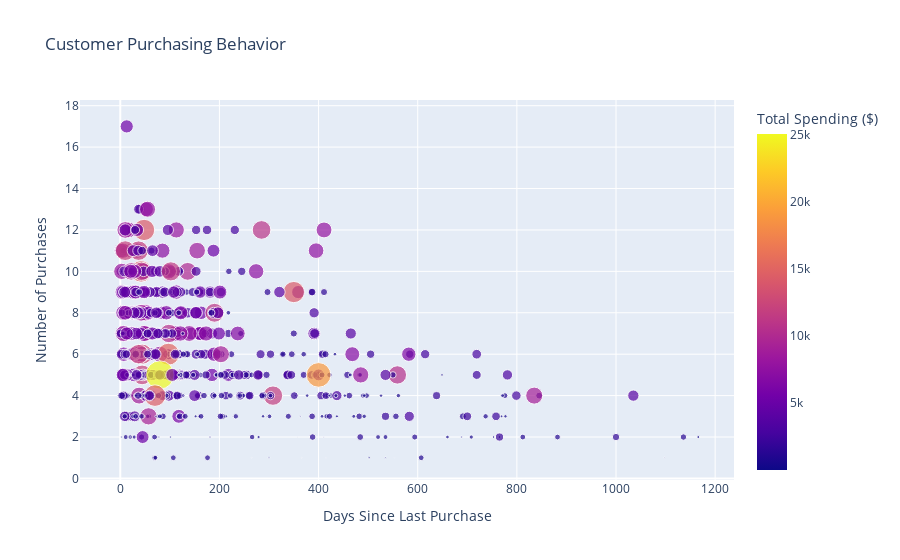

The code cell stored with this chart in its notebook:
### Markdown cell above
### 6. Bagaimana penyebaran pola perilaku pelanggan terbentuk?

### Code cell
# RFM Analysis
current_date = df['Order Date'].max() + pd.Timedelta(days=1)   
rfm = df.groupby('Customer ID').agg({
    'Order Date': lambda x: (current_date - x.max()).days,
    'Order ID': 'nunique',
    'Sales': 'sum'
}).reset_index()

rfm.columns = ['Customer ID', 'Recency', 'Frequency', 'Monetary']

fig9 = px.scatter(rfm, x='Recency', y='Frequency', size='Monetary',
                 color='Monetary', title='Customer Purchasing Behavior',
                 labels={
                     'Recency': 'Days Since Last Purchase',
                     'Frequency': 'Number of Purchases',
                     'Monetary': 'Total Spending ($)'
                 })

fig9.show()

### Figure 1 — Plotly figure (JSON) as saved in the notebook; plotly's stock layout.template omitted (floating-point values rounded to 4 significant figures; data arrays with more than 128 entries replaced by an {"elided": "..."} marker saying what was removed)
{"data": [{"hovertemplate": "Days Since Last Purchase=%{x}<br>Number of Purchases=%{y}<br>Total Spending ($)=%{marker.color}<extra></extra>", "legendgroup": "", "marker": {"color": {"elided": "793 float values"}, "coloraxis": "coloraxis", "size": {"elided": "793 float values"}, "sizemode": "area", "sizeref": 62.61, "symbol": "circle"}, "mode": "markers", "name": "", "orientation": "v", "showlegend": false, "type": "scatter", "x": {"elided": "793 int values"}, "xaxis": "x", "y": {"elided": "793 int values"}, "yaxis": "y"}], "layout": {"coloraxis": {"colorbar": {"title": {"text": "Total Spending ($)"}}, "colorscale": [[0, "#0d0887"], [0.1111, "#46039f"], [0.2222, "#7201a8"], [0.3333, "#9c179e"], [0.4444, "#bd3786"], [0.5556, "#d8576b"], [0.6667, "#ed7953"], [0.7778, "#fb9f3a"], [0.8889, "#fdca26"], [1, "#f0f921"]]}, "legend": {"itemsizing": "constant", "tracegroupgap": 0}, "title": {"text": "Customer Purchasing Behavior"}, "xaxis": {"anchor": "y", "domain": [0, 1], "title": {"text": "Days Since Last Purchase"}}, "yaxis": {"anchor": "x", "domain": [0, 1], "title": {"text": "Number of Purchases"}}}}
